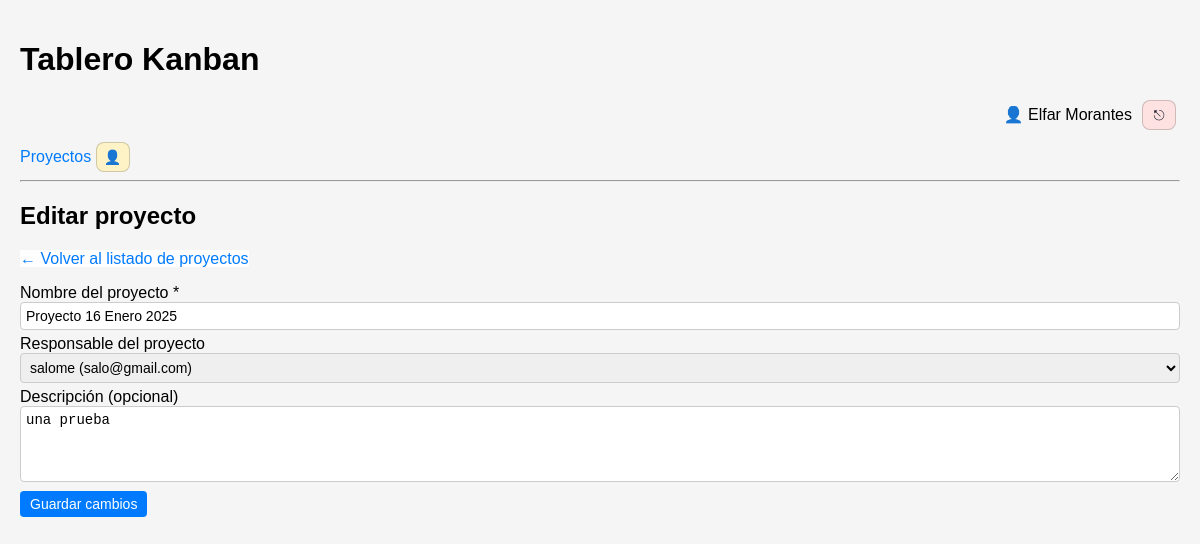
The page /?controller=projects&action=edit&id=13 (signed in) on the database its author committed.
### tables this page shows
CREATE TABLE `users` (
  `id` int(11) NOT NULL,
  `name` varchar(120) NOT NULL,
  `email` varchar(190) NOT NULL,
  `password_hash` varchar(255) NOT NULL,
  `role` enum('owner','admin','member','viewer') NOT NULL DEFAULT 'member',
  `created_at` datetime NOT NULL DEFAULT current_timestamp()
);

CREATE TABLE `projects` (
  `id` int(11) NOT NULL,
  `created_by` int(11) DEFAULT NULL,
  `name` varchar(255) NOT NULL,
  `responsible` varchar(120) DEFAULT NULL,
  `responsible_user_id` int(11) DEFAULT NULL,
  `description` text DEFAULT NULL,
  `created_at` datetime NOT NULL DEFAULT current_timestamp()
);

CREATE TABLE `project_members` (
  `project_id` int(11) NOT NULL,
  `user_id` int(11) NOT NULL,
  `role` enum('owner','admin','member','viewer') NOT NULL DEFAULT 'member',
  `created_at` datetime NOT NULL DEFAULT current_timestamp()
);

### core/BaseController.php (called while the page is built, shortened)
<?php
abstract class BaseController
{
    protected function render(string $view, array $params = []): void
    {
        include __DIR__ . '/../app/views/layout.php';
    }
}

### app/controllers/ProjectsController.php (called while the page is built, shortened)
<?php
require_once __DIR__ . '/../../core/BaseController.php';
require_once __DIR__ . '/../models/Project.php';
require_once __DIR__ . '/../../core/Auth.php';
require_once __DIR__ . '/../models/ProjectMember.php';
require_once __DIR__ . '/../models/User.php';
class ProjectsController extends BaseController
{
    public function edit(): void
    {
        $projectId = (int)($_GET['id'] ?? 0);
        $project = Project::find($projectId);
        $members = ProjectMember::usersForProject($projectId);
        $this->render('projects/edit', [
        'project' => $project,
        'members' => $members
        ]);
    }
}

### public/index.php (called while the page is built, shortened)
<?php
$actionName     = $_GET['action'] ?? 'index';
$controller = new $controllerClass();
try {
    $controller->$actionName();
} catch (Exception $e) {
    echo "<h1>Error</h1>";
    echo "<p>" . htmlspecialchars($e->getMessage()) . "</p>";
}

### core/Auth.php (called while the page is built, shortened)
<?php
class Auth
{
    public static function userId(): ?int
    {
        return isset($_SESSION['user_id']) ? (int)$_SESSION['user_id'] : null;
    }
    public static function check(): bool
    {
        return self::userId() !== null;
    }
    public static function role(): string
    {
        return $_SESSION['user_role'] ?? 'member';
    }
}

### config/db.php (called while the page is built)
<?php
class Database
{
    private static ?\PDO $connection = null;
    public static function getConnection(): \PDO
    {
        if (self::$connection === null) {
            $host = 'localhost';
            $db   = 'kanban_db';
            $user = 'root';
            $pass = '';
            $dsn  = "mysql:host=$host;dbname=$db;charset=utf8mb4";
            self::$connection = new PDO($dsn, $user, $pass, [
                PDO::ATTR_ERRMODE            => PDO::ERRMODE_EXCEPTION,
                PDO::ATTR_DEFAULT_FETCH_MODE => PDO::FETCH_ASSOC
            ]);
            self::$connection->exec("SET time_zone = '-05:00'");
        }
        return self::$connection;
    }
}

### app/models/User.php (called while the page is built, shortened)
<?php
require_once __DIR__ . '/../../config/db.php';
class User
{
    private static function db(): PDO { return Database::getConnection(); }
    public static function find(int $id): ?array
    {
        $stmt = self::db()->prepare("SELECT id,name,email,role FROM users WHERE id=? LIMIT 1");
        $stmt->execute([$id]);
        $u = $stmt->fetch();
        return $u ?: null;
    }
}

### app/models/Project.php (called while the page is built, shortened)
<?php
class Project extends Model
{
    public static function find(int $id): ?array
    {
        $db = self::db();
        $stmt = $db->prepare("SELECT * FROM projects WHERE id = :id");
        $stmt->execute(['id' => $id]);
        $project = $stmt->fetch();
        return $project ?: null;
    }
}

### app/models/ProjectMember.php (called while the page is built, shortened)
<?php
require_once __DIR__ . '/../../config/db.php';
class ProjectMember
{
    private static function db(): PDO { return Database::getConnection(); }
    public static function usersForProject(int $projectId): array
    {
        $db = self::db();
        $stmt = $db->prepare("
            SELECT u.id, u.name, u.email, pm.role
            FROM project_members pm
            JOIN users u ON u.id = pm.user_id
            WHERE pm.project_id = ?
            ORDER BY FIELD(pm.role,'owner','admin','member','viewer'), u.name
        ");
        $stmt->execute([$projectId]);
        return $stmt->fetchAll();
    }
}

### app/views/projects/edit.php (the view, shortened to what this page needs)
<h2>Editar proyecto</h2>
<p>
    <a href="<?= BASE_URL ?>?controller=projects&action=index" class="btn-secondary">
        ← Volver al listado de proyectos
    </a>
</p>
<form method="post" action="<?= BASE_URL ?>?controller=projects&action=update">
    <label for="name">Nombre del proyecto *</label>
    <input type="text" id="name" name="name" required
           value="<?= htmlspecialchars($project['name']) ?>">
           <label for="responsible_user_id">Responsable del proyecto</label>
            <select id="responsible_user_id" name="responsible_user_id">
            <?php foreach ($members as $m): ?>
                <option value="<?= (int)$m['id'] ?>"
                <?= ((int)($project['responsible_user_id'] ?? 0) === (int)$m['id']) ? 'selected' : '' ?>>
                <?= htmlspecialchars($m['name']) ?> (<?= htmlspecialchars($m['email']) ?>)
                </option>
            <?php endforeach; ?>
            </select>
    <label for="description">Descripción (opcional)</label>
    <textarea id="description" name="description" rows="4"><?= htmlspecialchars($project['description'] ?? '') ?></textarea>
    <button type="submit">Guardar cambios</button>
</form>

### app/views/layout.php (shortened to what this page needs)
<!DOCTYPE html>
<html lang="es">
<head>
</head>
<body>
<header>
    <h1>Tablero Kanban</h1>
<nav>
    <?php
    require_once __DIR__ . '/../../core/Auth.php';
    require_once __DIR__ . '/../models/User.php';
    ?>
    <?php if (Auth::check()): ?>
      <?php $u = User::find(Auth::userId()); ?>
      <div style="display:flex;justify-content:flex-end;align-items:center;gap:10px;margin-bottom:12px;">
        <span class="tip" data-tip="<?= htmlspecialchars($u['email'] ?? '') ?>">
          👤 <?= htmlspecialchars($u['name'] ?? 'Usuario') ?>
        </span>
        <a href="<?= BASE_URL ?>?controller=auth&action=logout"
          class="btn-action del tip"
          data-tip="Cerrar sesión">
          ⎋
        </a>
      </div>
    <?php endif; ?>
</nav>
    <nav>
        <a href="<?= BASE_URL ?>?controller=projects&action=index">Proyectos</a>
            <?php if (Auth::check() && in_array(Auth::role(), ['owner','admin'], true)): ?>
              <a href="<?= BASE_URL ?>?controller=users&action=index"
                class="btn-action edit tip"
                data-tip="Administrar usuarios">👤</a>
            <?php endif; ?>
    </nav>
    <hr>
</header>
<main>
    <?php include $viewFile; ?>
</main>
</body>
</html>

### app/views/layout.php (style rules this page uses)
body { font-family: Arial, sans-serif; margin: 0; padding: 20px; background: #f5f5f5; }
header { margin-bottom: 20px; }
a { text-decoration: none; color: #007bff; }
form { margin-top: 8px; margin-bottom: 8px; }
input[type="text"], textarea, select { width: 100%; box-sizing: border-box; padding: 5px; margin-bottom: 5px; border-radius: 4px; border: 1px solid #ccc; font-size: 14px; }
button { padding: 5px 10px; border: none; border-radius: 4px; background: #007bff; color: #fff; cursor: pointer; font-size: 14px; }
.btn-secondary { background: #6c757d; }
.btn-action { width: 32px; height: 28px; display: inline-flex; align-items: center; justify-content: center; border-radius: 8px; border: 1px solid rgba(0,0,0,0.18); background: rgba(255,255,255,0.95); color: #111827; cursor: pointer; font-size: 14px; line-height: 1; margin-right: 4px; }
.btn-action.edit { background: #fef3c7; }
.btn-action.del { background: #fee2e2; }
.tip { position: relative; }
.btn-secondary { background: rgba(255,255,255,.9); }

### rows shown on the page
users: name "Elfar Morantes"
projects: name "Proyecto 16 Enero 2025", responsible_user_id "salome (salo@gmail.com)", description "una prueba"
